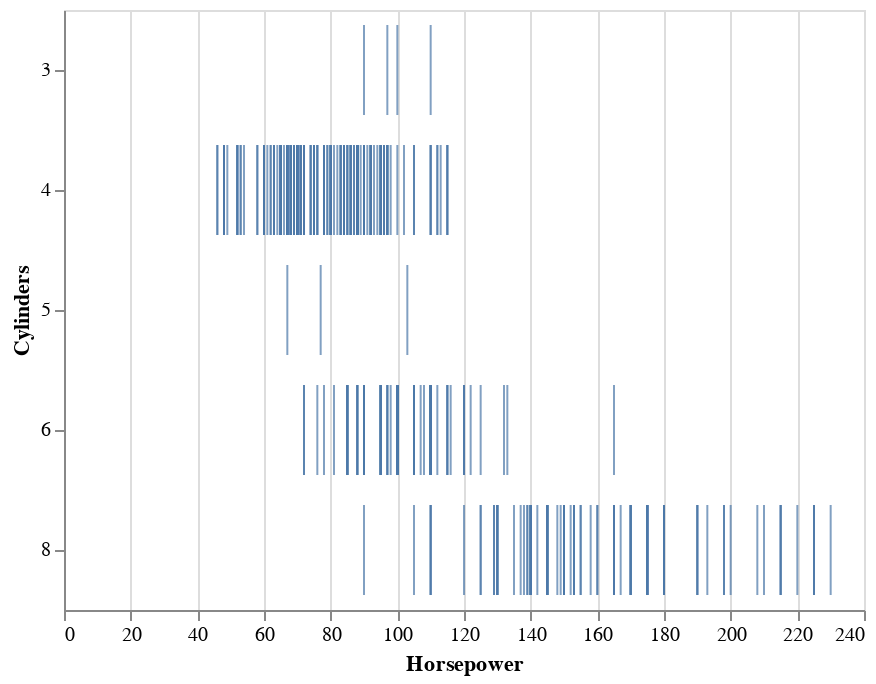

Here is the notebook cell this chart was saved with:
### Code cell
# https://altair-viz.github.io/gallery/strip_plot.html
import altair as alt
from vega_datasets import data

source = data.cars()

alt.Chart(source).mark_tick().encode(
    x='Horsepower:Q',
    y='Cylinders:O'
)

### Figure 1 — Vega-Lite specification as saved in the notebook (floating-point values rounded to 4 significant figures; data arrays with more than 128 entries replaced by an {"elided": "..."} marker saying what was removed)
{"$schema": "https://vega.github.io/schema/vega-lite/v3.2.1.json", "config": {"mark": {"tooltip": null}, "view": {"height": 300, "width": 400}}, "data": {"name": "data-f02450ab61490a1363517a0190416235"}, "datasets": {"data-f02450ab61490a1363517a0190416235": {"elided": "406 records"}}, "encoding": {"x": {"field": "Horsepower", "type": "quantitative"}, "y": {"field": "Cylinders", "type": "ordinal"}}, "mark": "tick"}
